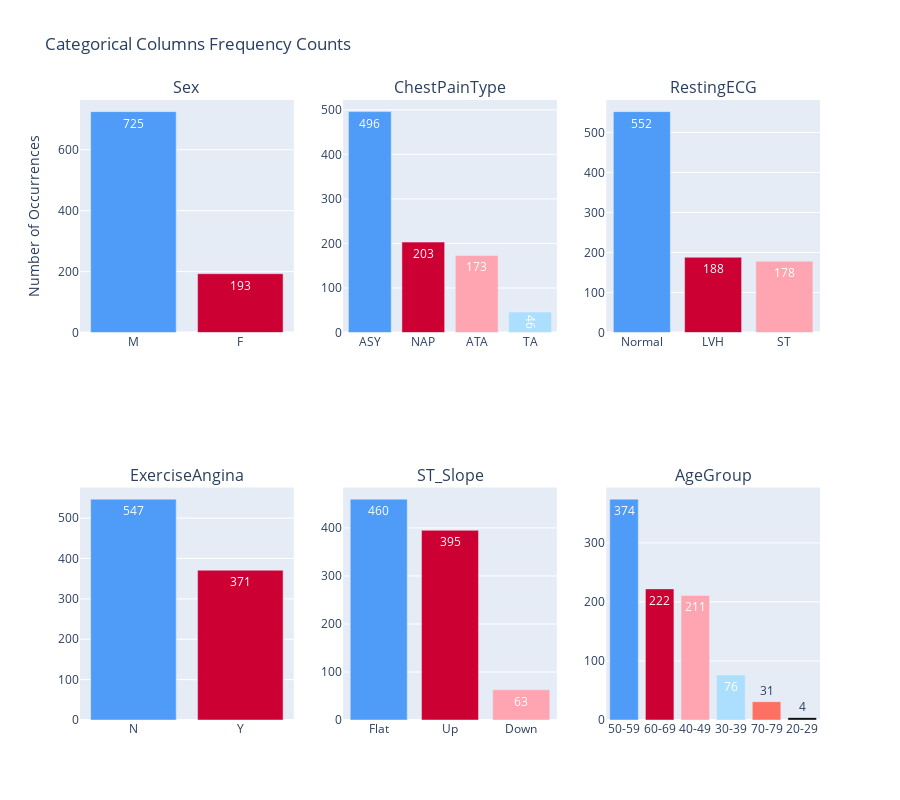

Here is the notebook cell this chart was saved with:
### Markdown cell above
Checking the distribution of the  categorical variables(Sex, ChestPainType, RestingECG and HeartDisease)

### Code cell
# Select categorical columns
categorical_columns = df.select_dtypes(include='object').columns

# Visualize frequency counts for categorical columns
fig = make_subplots(rows=len(categorical_columns)//3 + len(categorical_columns)%3, cols=3, subplot_titles=categorical_columns)

custom_palette = ['#4e9bf8', '#CC0033', '#FEA5B1', '#acdffe', '#FE7062']

for i, col in enumerate(categorical_columns):
    counts = df[col].value_counts()
    fig.add_trace(
        go.Bar(
            x=counts.index,
            y=counts.values,
            marker_color=custom_palette,
            name=col,
            text=counts.values,
            textposition='auto',
            texttemplate='%{text}',  # Keep only the value in the hover text
            insidetextfont=dict(color='white'),
            hoverlabel=dict(
                font=dict(color='white')
            )
        ),
        row=i//3 + 1,
        col=i%3 + 1
    )

fig.update_layout(
    title_text='Categorical Columns Frequency Counts',
    height=800,
    showlegend=False,
    yaxis_title='Number of Occurrences'
)

fig.show()

### Figure 1 — Plotly figure (JSON) as saved in the notebook; plotly's stock layout.template omitted (floating-point values rounded to 4 significant figures)
{"data": [{"hoverlabel": {"font": {"color": "white"}}, "insidetextfont": {"color": "white"}, "marker": {"color": ["#4e9bf8", "#CC0033", "#FEA5B1", "#acdffe", "#FE7062"]}, "name": "Sex", "text": [725, 193], "textposition": "auto", "texttemplate": "%{text}", "type": "bar", "x": ["M", "F"], "xaxis": "x", "y": [725, 193], "yaxis": "y"}, {"hoverlabel": {"font": {"color": "white"}}, "insidetextfont": {"color": "white"}, "marker": {"color": ["#4e9bf8", "#CC0033", "#FEA5B1", "#acdffe", "#FE7062"]}, "name": "ChestPainType", "text": [496, 203, 173, 46], "textposition": "auto", "texttemplate": "%{text}", "type": "bar", "x": ["ASY", "NAP", "ATA", "TA"], "xaxis": "x2", "y": [496, 203, 173, 46], "yaxis": "y2"}, {"hoverlabel": {"font": {"color": "white"}}, "insidetextfont": {"color": "white"}, "marker": {"color": ["#4e9bf8", "#CC0033", "#FEA5B1", "#acdffe", "#FE7062"]}, "name": "RestingECG", "text": [552, 188, 178], "textposition": "auto", "texttemplate": "%{text}", "type": "bar", "x": ["Normal", "LVH", "ST"], "xaxis": "x3", "y": [552, 188, 178], "yaxis": "y3"}, {"hoverlabel": {"font": {"color": "white"}}, "insidetextfont": {"color": "white"}, "marker": {"color": ["#4e9bf8", "#CC0033", "#FEA5B1", "#acdffe", "#FE7062"]}, "name": "ExerciseAngina", "text": [547, 371], "textposition": "auto", "texttemplate": "%{text}", "type": "bar", "x": ["N", "Y"], "xaxis": "x4", "y": [547, 371], "yaxis": "y4"}, {"hoverlabel": {"font": {"color": "white"}}, "insidetextfont": {"color": "white"}, "marker": {"color": ["#4e9bf8", "#CC0033", "#FEA5B1", "#acdffe", "#FE7062"]}, "name": "ST_Slope", "text": [460, 395, 63], "textposition": "auto", "texttemplate": "%{text}", "type": "bar", "x": ["Flat", "Up", "Down"], "xaxis": "x5", "y": [460, 395, 63], "yaxis": "y5"}, {"hoverlabel": {"font": {"color": "white"}}, "insidetextfont": {"color": "white"}, "marker": {"color": ["#4e9bf8", "#CC0033", "#FEA5B1", "#acdffe", "#FE7062"]}, "name": "AgeGroup", "text": [374, 222, 211, 76, 31, 4], "textposition": "auto", "texttemplate": "%{text}", "type": "bar", "x": ["50-59", "60-69", "40-49", "30-39", "70-79", "20-29"], "xaxis": "x6", "y": [374, 222, 211, 76, 31, 4], "yaxis": "y6"}], "layout": {"annotations": [{"font": {"size": 16}, "showarrow": false, "text": "Sex", "x": 0.1444, "xanchor": "center", "xref": "paper", "y": 1, "yanchor": "bottom", "yref": "paper"}, {"font": {"size": 16}, "showarrow": false, "text": "ChestPainType", "x": 0.5, "xanchor": "center", "xref": "paper", "y": 1, "yanchor": "bottom", "yref": "paper"}, {"font": {"size": 16}, "showarrow": false, "text": "RestingECG", "x": 0.8556, "xanchor": "center", "xref": "paper", "y": 1, "yanchor": "bottom", "yref": "paper"}, {"font": {"size": 16}, "showarrow": false, "text": "ExerciseAngina", "x": 0.1444, "xanchor": "center", "xref": "paper", "y": 0.375, "yanchor": "bottom", "yref": "paper"}, {"font": {"size": 16}, "showarrow": false, "text": "ST_Slope", "x": 0.5, "xanchor": "center", "xref": "paper", "y": 0.375, "yanchor": "bottom", "yref": "paper"}, {"font": {"size": 16}, "showarrow": false, "text": "AgeGroup", "x": 0.8556, "xanchor": "center", "xref": "paper", "y": 0.375, "yanchor": "bottom", "yref": "paper"}], "height": 800, "showlegend": false, "title": {"text": "Categorical Columns Frequency Counts"}, "xaxis": {"anchor": "y", "domain": [0, 0.2889]}, "xaxis2": {"anchor": "y2", "domain": [0.3556, 0.6444]}, "xaxis3": {"anchor": "y3", "domain": [0.7111, 1]}, "xaxis4": {"anchor": "y4", "domain": [0, 0.2889]}, "xaxis5": {"anchor": "y5", "domain": [0.3556, 0.6444]}, "xaxis6": {"anchor": "y6", "domain": [0.7111, 1]}, "yaxis": {"anchor": "x", "domain": [0.625, 1], "title": {"text": "Number of Occurrences"}}, "yaxis2": {"anchor": "x2", "domain": [0.625, 1]}, "yaxis3": {"anchor": "x3", "domain": [0.625, 1]}, "yaxis4": {"anchor": "x4", "domain": [0, 0.375]}, "yaxis5": {"anchor": "x5", "domain": [0, 0.375]}, "yaxis6": {"anchor": "x6", "domain": [0, 0.375]}}}
